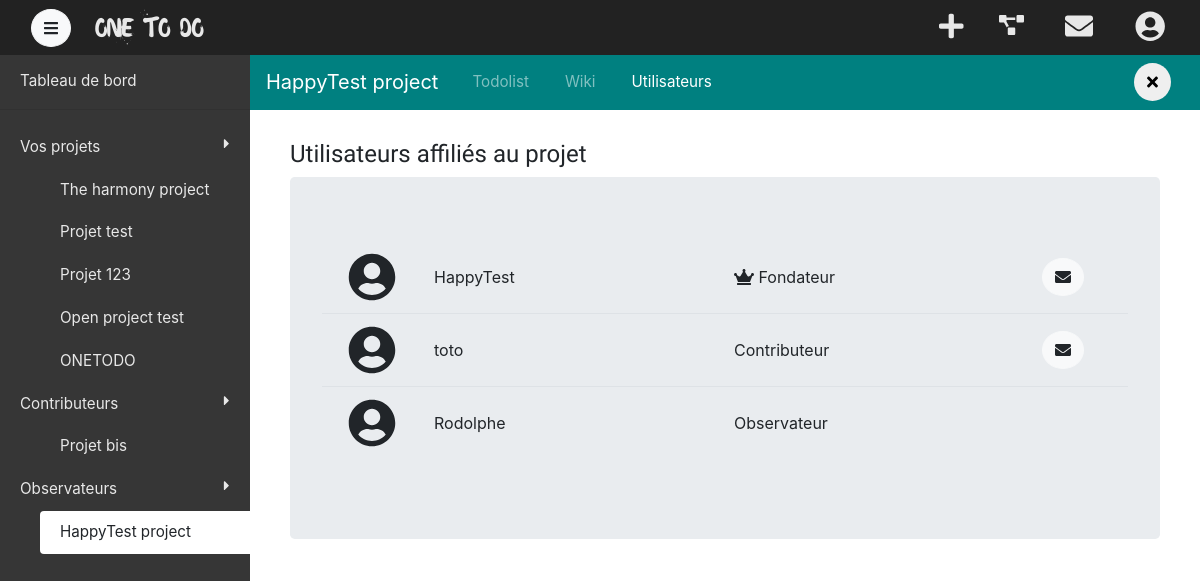
The page /projet/happytest-project/utilisateurs (signed in) on the database as committed earlier.
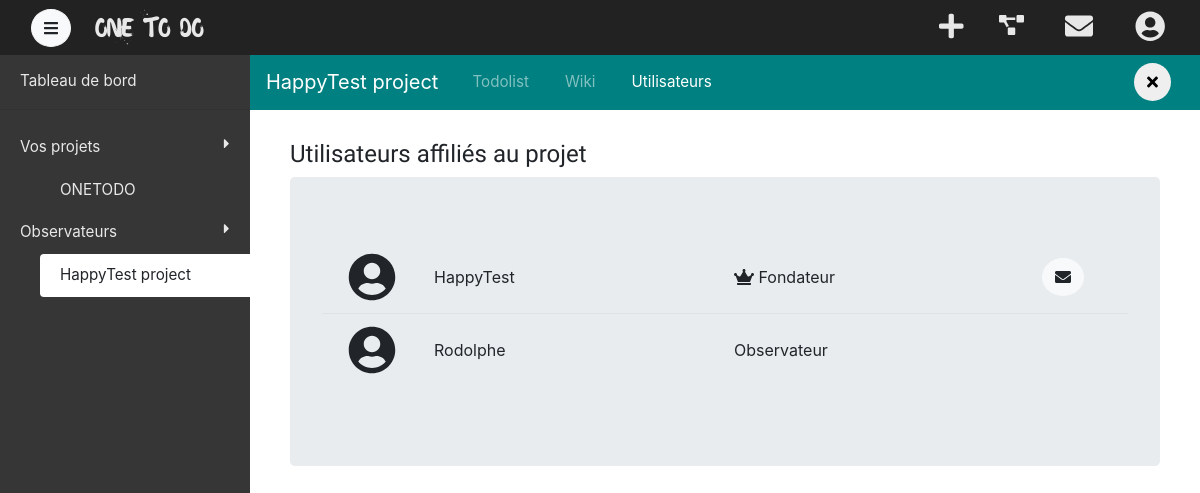
The same page on the database as committed later.
### tables this page shows
CREATE TABLE `access` (
  `id_user` int(11) NOT NULL,
  `id_project` int(11) NOT NULL,
  `access` tinyint(1) NOT NULL
);

CREATE TABLE `project` (
  `id` int(11) NOT NULL,
  `name` varchar(40) NOT NULL,
  `link` varchar(40) NOT NULL,
  `status` tinyint(1) NOT NULL DEFAULT '0',
  `open` tinyint(1) DEFAULT NULL,
  `color` varchar(10) DEFAULT '#306ba2',
  `description` tinytext,
  `wiki` longtext
);

CREATE TABLE `user` (
  `id` int(11) NOT NULL,
  `username` varchar(30) NOT NULL,
  `email` varchar(255) NOT NULL,
  `password` varchar(255) NOT NULL,
  `confirm_register` tinyint(1) NOT NULL DEFAULT '0',
  `token` varchar(32) DEFAULT NULL
);

### view/viewProject/viewProjectUsers.php (the view, shortened to what the changed rows need)
	<div class="container-fluid">
		<div class="row content-project">
			<div class="col-lg-12">
				<div class="jumbotron">
					<div class="table-responsive">
						<table class="table table-hover">
							<?php foreach ($users as $key => $user): ?>
							<tr>
								<td class="text-center" style="width: 100px">
									<?php
										$avatar = new \App\model\Avatar($user->email, 50);
										echo $avatar->generateGravatar();
								 	?>
								</td>
						     	<td class="align-middle" style="width: 300px; min-width: 150px"><?= $user->username ?></td>
						     	<?php
						     		if($access->access <= 1):
						     			if ($user->access <= 1):
						     				echo '<td class="align-middle"><i class="fas fa-crown"></i> Fondateur</td>';
						     	 		else:
						     	?>
						     	<td class="align-middle" style="width: 400px; min-width: 200px">
									<form action="processChangeUserStatus" method="POST">
										<input type="hidden" name="changeUserStatus" value="changeUserStatus">
										<input type="hidden" name="id_user" value="<?= $user->id_user ?>">
										<select name="changeStatus" class="form-control select-change-access" style="max-width: 80%" onchange="this.form.submit()" disabled>
											<option value="2" <?php if ($user->access == 2) {echo "selected";} ?>>Contributeur</option>
											<option value="3" <?php if ($user->access == 3) {echo "selected";} ?>>Observateur</option>
										</select>
									</form>
								</td>
									<?php
										endif;
										if ($user->access >= 2):
									?>
						     	<td class="align-middle text-center" style="width: 80px">
									<form action="processRemoveUserProject" method="POST" class="withdraw-form">
										<input type="hidden" name="removeUser" value="removeUser">
										<input type="hidden" name="id_user" value="<?= $user->id_user ?>">
										<button class="btn btn-light rounded-circle btn-remove-user" data-confirm-withdraw="Voulez-vous vraiment retirer <?= $user->username ?> du projet ?" title="Retirer du projet" data-toggle="tooltip" data-trigger="hover" disabled>
											<i class="fas fa-times"></i>
										</button>
									</form>
						     	</td>
						    	<?php
						    			else:
						    				echo '<td class="align-middle"></td>';
						    			endif;
						    		else:
						    	?>
						     	<td class="align-middle">
						     		<?php
							     		if ($user->access == 1) {
							     			echo '<i class="fas fa-crown"></i> Fondateur';
							     		}
						     			elseif ($user->access == 2)
						     			{
						     				echo 'Contributeur';
						     			}
						     			elseif ($user->access == 3)
						     			{
						     				echo 'Observateur';
						     			}
						     		?>
						     	</td>
						     	<?php
						     		endif;
						     		if ($user->username != $userData->username()):
						     	?>
						     	<td class="align-middle text-center" style="width: 130px">
						     		<a href="../../newConversation?user=<?= $user->id_user ?>" class="btn btn-light rounded-circle" title="Envoyer un message" data-toggle="tooltip">
						     			<i class="fas fa-envelope"></i>
						     		</a>
						     	</td>
						     	<?php
						     		else:
						     			echo '<td class="align-middle text-center"></td>';
						     		endif;
						     	 ?>
						    </tr>
							<?php endforeach; ?>
						</table>
					</div>
				</div>
			</div>
		</div>
	</div>
<?php
	require('./view/template/templateProject.php');
?>

### model/Avatar.php (shortened to what the changed rows need)
<?php
class Avatar
{
	private $email;
	private $size;
	public function __construct($email, $size)
	{
		$this->email = $email;
		$this->size  = $size;
	}
	private function validateGravatar($email)
	{
		$hash    = md5(strtolower(trim($email)));
		$uri     = 'http://www.gravatar.com/avatar/' . $hash . '?d=404';
		$headers = @get_headers($uri);
		if (!preg_match("|200|", $headers[0]))
		{
			$has_valid_avatar = false;
		} else
		{
			$has_valid_avatar = true;
		}
		return $has_valid_avatar;
	}
	public function generateGravatar()
	{
		$hash = md5(strtolower(trim($this->email)));
		$url  = 'https://gravatar.com/avatar/' . $hash . '?s=' . $this->size;
		if ($this->validateGravatar($this->email))
		{
			if ($this->size === 80)
			{
				$html = '<a href="https://www.gravatar.com/' . $hash . '" target="_blank">' .
							'<img src="' . $url . '" alt="" class="rounded-circle">' .
							'<small class="d-block">Modifier l\'avatar</small>' .
						'</a>';
			}
			else
			{
				$html = '<img src="' . $url . '" alt="" class="rounded-circle">';
			}
		}
		else
		{
			if ($this->size === 80)
			{
				$html = '<a href="https://www.gravatar.com/" target="_blank">' .
						'<i class="fas fa-user-circle user-circle-settings icon-user-responsive-80"></i>' .
						'<small class="d-block">Ajouter un avatar</small>' .
					'</a>';
			}
			elseif ($this->size === 50)
			{
				$html = '<i class="fas fa-user-circle fa-3x"></i>';
			}
			else
			{
				$html = '<i class="fas fa-user-circle fa-2x"></i>';
			}
		}
		return $html;
	}
}

### view/template/sidebar.php (shortened to what the changed rows need)
<?php
    $link = explode('/', $_GET['url']);
	$myProjectContent         = false;
	$contributeProjectContent = false;
	$watchProjectContent      = false;
    $myProjectContentCount         = 0;
    $contributeProjectContentCount = 0;
    $watchProjectContentCount      = 0;
    $arr_length = count($projects);
	for ($i = 0; $i < $arr_length; $i++)
	{
		if ($projects[$i]->access == 1)
		{
			$myProjectContent = true;
            $myProjectContentCount++;
		}
		elseif ($projects[$i]->access == 2)
		{
			$contributeProjectContent = true;
            $contributeProjectContentCount++;
		}
		elseif ($projects[$i]->access == 3)
		{
			$watchProjectContent = true;
            $watchProjectContentCount++;
		}
	}
 ?>
<nav id="sidebar">
    <ul class="list-unstyled components">
    	<?php if ($myProjectContent === true): ?>
        <li>
            <ul class="collapse <?php if($myProjectContentCount <= 7){echo 'show';} ?>" id="myProject">
            	<?php
					foreach ($projects as $key => $project):
						if ($project->access == 1):
				?>
                <li>
                    <a href="<?= \App\model\App::getDomainPath() . '/projet/' . $project->link . '/home' ?>" class="rounded-left projectColorLink <?php if(isset($link[1]) && $project->link == $link[1]){echo'activeProject';} ?>">
                        <?= $project->name ?>
                    </a>
                </li>
                <?php
						endif;
					endforeach;
				?>
            </ul>
        </li>
        <?php
			endif;
			if ($contributeProjectContent === true):
		?>
        <li>
            <a href="#contributeProject" data-toggle="collapse" aria-expanded="<?php if($contributeProjectContentCount <= 5){echo 'true';}else{echo 'false';} ?>" class="activeCollapse justify-content-between d-flex">
                Contributeurs <i class="fas fa-caret-down rotate <?php if($contributeProjectContentCount <= 5){echo 'down';} ?>"></i>
            </a>
            <ul class="collapse <?php if($contributeProjectContentCount <= 5){echo 'show';} ?>" id="contributeProject">
               <?php
					foreach ($projects as $key => $project):
						if ($project->access == 2):
				?>
                <li>
                    <a href="<?= \App\model\App::getDomainPath() . '/projet/' . $project->link . '/home' ?>" class="rounded-left projectColorLink <?php if(isset($link[1]) && $project->link == $link[1]){echo'activeProject';} ?>">
                        <?= $project->name ?>
                    </a>
                </li>
                <?php
						endif;
					endforeach;
				?>
            </ul>
        </li>
        <?php
			endif;
			if ($watchProjectContent === true):
		?>
        <li>
            <ul class="collapse <?php if($watchProjectContentCount <= 5){echo 'show';} ?>" id="watchProject">
                <?php
					foreach ($projects as $key => $project):
						if ($project->access == 3):
				?>
                <li>
                    <a href="<?= \App\model\App::getDomainPath() . '/projet/' . $project->link . '/home' ?>" class="rounded-left projectColorLink <?php if(isset($link[1]) && $project->link == $link[1]){echo'activeProject';} ?>">
                        <?= $project->name ?>
                    </a>
                </li>
                <?php
						endif;
					endforeach;
				?>
            </ul>
        </li>
        <?php
    		endif;
    	?>
    </ul>
</nav>

Rows that differ between the two databases and show on the page:
removed access: id_project.name "The harmony project"
removed access: id_project.name "Projet test"
removed access: id_project.name "Projet 123"
removed access: id_project.name "Open project test"
removed access: id_project.name "Projet bis"
removed access: id_user.username "toto", access "Contributeur", shown under "Utilisateurs affiliés au projet"
Other text that changed with them:
text no longer shown: "Contributeurs"
